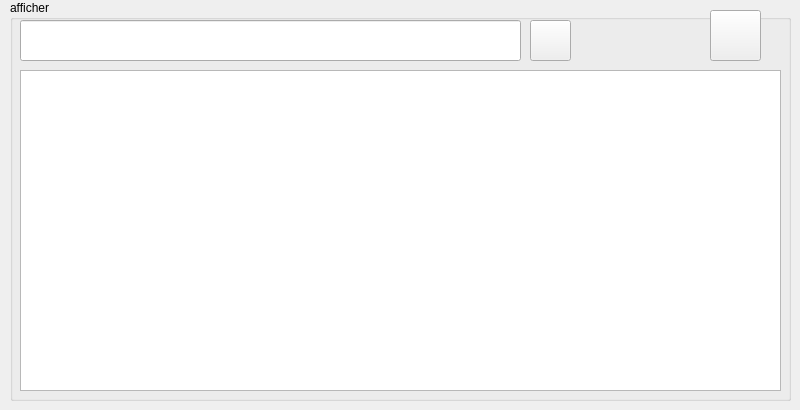
     <widget class="QWidget" name="tab_4">
      <attribute name="title">
       <string>Afficher Detenu</string>
      </attribute>
      <widget class="QTableView" name="tab_detenu">
       <property name="geometry">
        <rect>
         <x>20</x>
         <y>70</y>
         <width>761</width>
         <height>321</height>
        </rect>
       </property>
      </widget>
      <widget class="QPushButton" name="pb_rech_det">
       <property name="geometry">
        <rect>
         <x>530</x>
         <y>20</y>
         <width>41</width>
         <height>41</height>
        </rect>
       </property>
       <property name="styleSheet">
        <string notr="true">image: url(:/pictures/Search_icon-icons.com_54989 (2).png);</string>
       </property>
       <property name="text">
        <string/>
       </property>
      </widget>
      <widget class="QLineEdit" name="le_search_d">
       <property name="geometry">
        <rect>
         <x>20</x>
         <y>20</y>
         <width>501</width>
         <height>41</height>
        </rect>
       </property>
      </widget>
      <widget class="QPushButton" name="pb_exportpdf_d">
       <property name="geometry">
        <rect>
         <x>710</x>
         <y>10</y>
         <width>51</width>
         <height>51</height>
        </rect>
       </property>
       <property name="styleSheet">
        <string notr="true">image: url(:/pictures/adobe_pdf_document_14979.png);</string>
       </property>
       <property name="text">
        <string/>
       </property>
      </widget>
      <widget class="QGroupBox" name="groupBox_8">
       <property name="geometry">
        <rect>
         <x>10</x>
         <y>0</y>
         <width>781</width>
         <height>401</height>
        </rect>
       </property>
       <property name="title">
        <string>afficher</string>
       </property>
      </widget>
      <zorder>groupBox_8</zorder>
      <zorder>tab_detenu</zorder>
      <zorder>pb_rech_det</zorder>
      <zorder>le_search_d</zorder>
      <zorder>pb_exportpdf_d</zorder>
     </widget>
